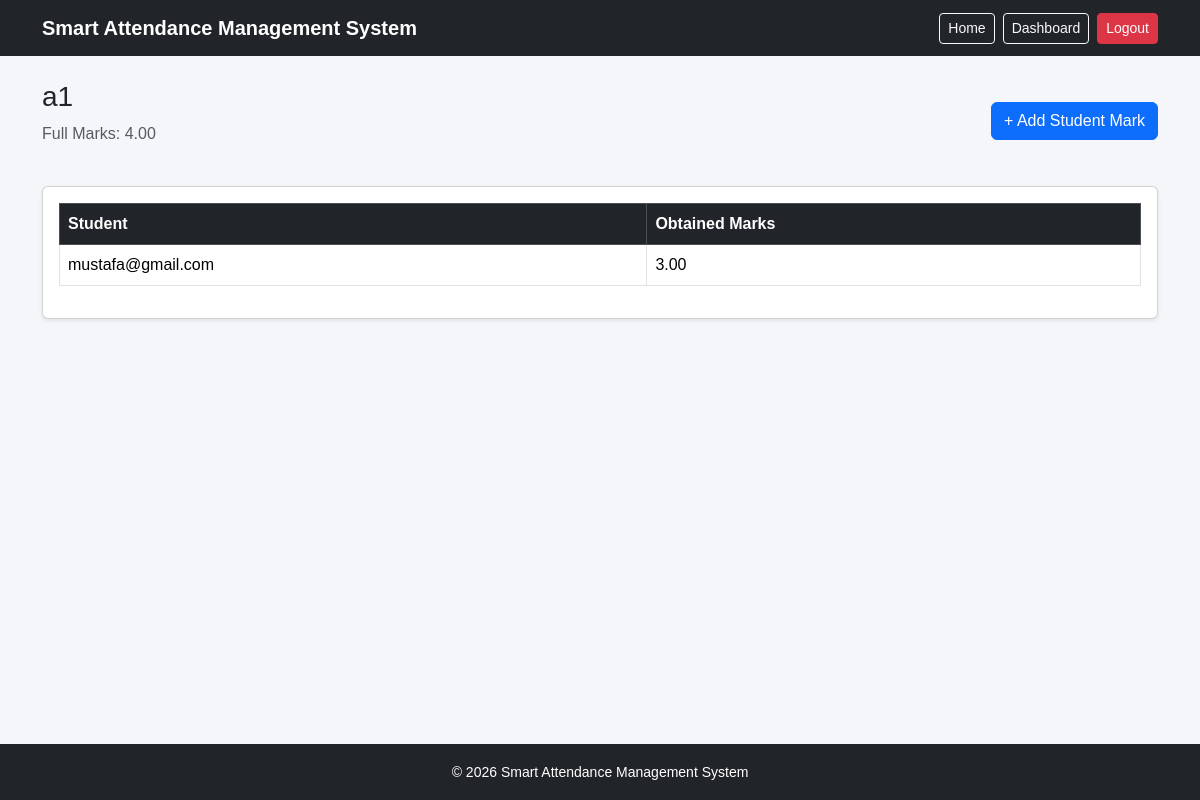
Screenshot of /semester/sub-questions/1/marks/ (signed in) with the database file from the repository.
### core/models.py (models this page shows, shortened)
class SemesterSubQuestion(models.Model):
    question_set = models.ForeignKey(
    SemesterQuestionSet,
    on_delete=models.CASCADE,
    related_name="subquestions"
)
    question_label = models.CharField(
        max_length=20
    )
    marks = models.DecimalField(
        max_digits=6,
        decimal_places=2
    )
    order = models.PositiveIntegerField(
        default=1
    )
    class Meta:
        ordering = ["order"]
        constraints = [
            models.UniqueConstraint(
                fields=["question_set", "question_label"],
                name="unique_subquestion_per_set"
            )
        ]

class SemesterSubQuestionMark(models.Model):
    student = models.ForeignKey(
        User,
        on_delete=models.CASCADE,
        related_name="semester_subquestion_marks"
    )
    sub_question = models.ForeignKey(
    SemesterSubQuestion,
    on_delete=models.CASCADE,
    related_name="student_marks",
    null=True,
    blank=True
)
    obtained_marks = models.DecimalField(
        max_digits=6,
        decimal_places=2,
        default=0
    )
    class Meta:
        constraints = [
            models.UniqueConstraint(
                fields=["student", "sub_question"],
                name="unique_student_subquestion_mark"
            )
        ]

class User(AbstractUser):
    GENDER_CHOICES =(
        ("male",'Male'),
        ('female','Female'),
        ('other','Other'),
    )
    ROLE_CHOICES =(
        ('admin','Admin'),
        ('teacher','Teacher'),
        ('student','Student'),
    )
    session = models.ForeignKey(
    "Session",
    on_delete=models.SET_NULL,
    null=True,
    blank=True,
    related_name="students"
)
    roll = models.PositiveIntegerField(
        null=True,
        blank=True
    )
    face_image = models.ImageField(
    upload_to="student_faces/",
    blank=True,
    null=True
)
    position = models.ForeignKey(
        "Position",
        on_delete=models.SET_NULL,
        null = True,
        blank=True,
        related_name="teachers"
    )
    email = models.EmailField(
        unique=True
    )
    gender = models.CharField(
        max_length=10,
        choices=GENDER_CHOICES,
        blank=True,
        null=True
    )
    date_of_birth = models.DateField(
        blank=True,
        null = True
    )
    address = models.TextField(
        blank=True,
        null = True
    )
    role = models.CharField(
        max_length=20,
        choices=ROLE_CHOICES,
        default='student'
    )
    profile_image = models.ImageField(
        upload_to="student_profiles/",
        blank=True,
        null=True
    )
    USERNAME_FIELD = 'email'
    REQUIRED_FIELDS=["username"]

### core/views.py (the view)
@login_required
def semester_sub_question_mark_list(request, sub_question_id):
    sub_question = get_object_or_404(
        SemesterSubQuestion,
        id=sub_question_id
    )
    marks = SemesterSubQuestionMark.objects.filter(
        sub_question=sub_question
    ).select_related("student").order_by(
        "student__email"
    )
    return render(
        request,
        "core/semester_sub_question_mark_list.html",
        {
            "sub_question": sub_question,
            "marks": marks,
        }
    )

### core/context_processors.py (called while the page is built)
def notifications(request):
    unread_notifications_count = 0
    if request.user.is_authenticated and request.user.role in ["teacher", "student"]:
        unread_notifications_count = Notification.objects.filter(
            recipient=request.user,
            is_read=False
        ).count()
    return {
        "unread_notifications_count": unread_notifications_count
    }

### core/templates/core/semester_sub_question_mark_list.html (shortened to what this page needs)
{% extends "index.html" %}
{% block content %}
<div class="container mt-4">
    <div class="d-flex justify-content-between align-items-center mb-4">
        <div>
            <h3>
                {{ sub_question.question_label }}
            </h3>
            <p class="text-muted">
                Full Marks: {{ sub_question.marks }}
            </p>
        </div>
        <a href="{% url 'add_semester_sub_question_mark' sub_question.id %}"
           class="btn btn-primary">
            + Add Student Mark
        </a>
    </div>
    <div class="card shadow-sm">
        <div class="card-body">
            {% if marks %}
            <div class="table-responsive">
                <table class="table table-bordered table-hover">
                    <thead class="table-dark">
                        <tr>
                            <th>Student</th>
                            <th>Obtained Marks</th>
                        </tr>
                    </thead>
                    <tbody>
                        {% for mark in marks %}
                        <tr>
                            <td>
                                {{ mark.student.email }}
                            </td>
                            <td>
                                {{ mark.obtained_marks }}
                            </td>
                        </tr>
                        {% endfor %}
                    </tbody>
                </table>
            </div>
            {% else %}
            <div class="alert alert-info">
                No student mark added yet.
            </div>
            {% endif %}
        </div>
    </div>
</div>
{% endblock %}

### core/templates/index.html (style rules this page uses)
html, body { height: 100%; }
body { margin: 0; background-color: #f5f6fa; font-family: Arial, sans-serif; }

### rows the page displays
SemesterSubQuestion: question_label "a1", marks "4.00"
SemesterSubQuestionMark: student.email "mustafa@gmail.com", obtained_marks "3.00"
